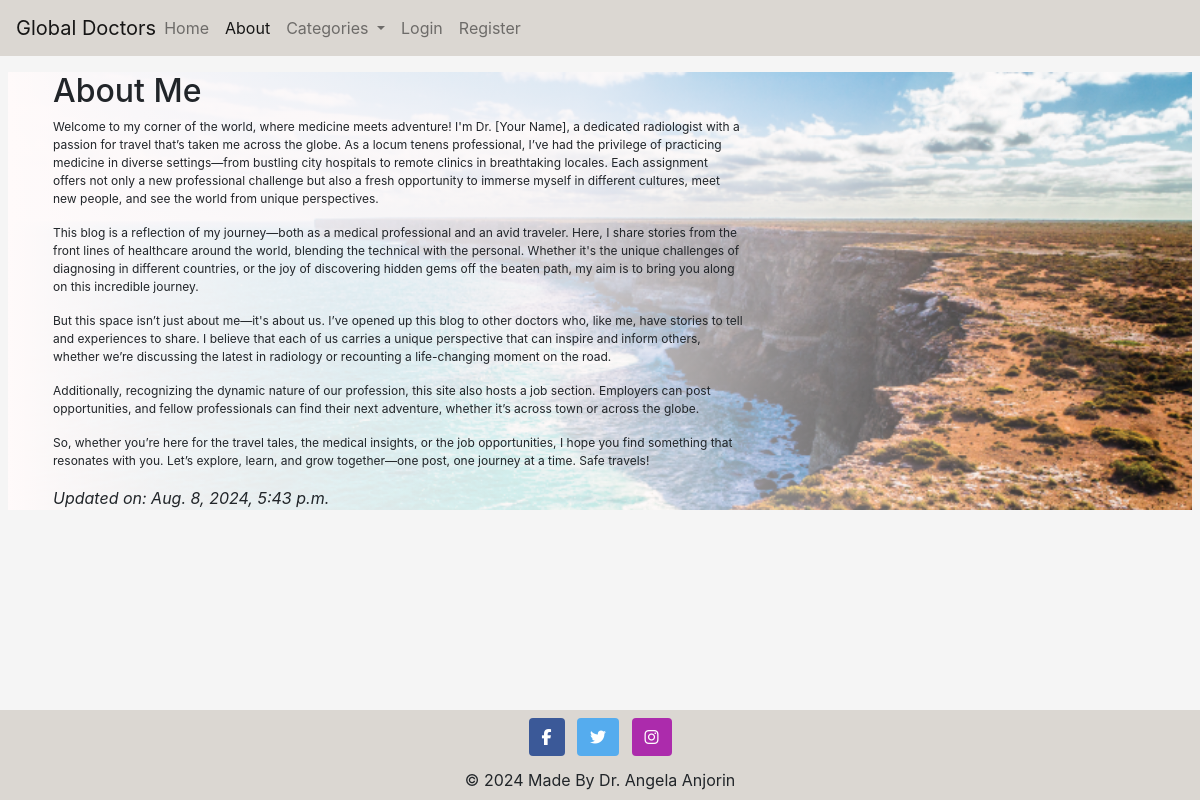
The page /about/ on the database its author committed.
### about/models.py (models this page shows, shortened)
class About(models.Model):
    title = models.CharField(max_length=200)
    updated_on = models.DateTimeField(auto_now=True)
    content = models.TextField()

### about/views.py (the view)
# urls.py: path('', views.about_me, name='about'),
def about_me(request):
    about = About.objects.all().order_by('-updated_on').first()
    return render(
        request,
        "about/about.html",
        {"about": about},
    )

### blog/views.py (called while the page is built)
def category_list(request):
    category_list = Category.objects.exclude(name='other')
    context = {
        "category_list": category_list,
    }
    return context

### about/templates/about/about.html
{% extends 'base.html' %}
{% block content %}
{% load static %}
<div class="bg-image ml-2 mr-2 mt-3" id="bg-pic">
    <div class="container ml-0 img-overlay font-settings">
        <div class="col">
            <div class="col-sm-8 text-black">
                <article class="text-black" style="font-size: 12px">
                    <h2 class="mt-2">{{ about.title }}</h2>
                    {{ about.content | safe }}
                </article>
            </div>
        </div>
        <div class="col">
            <div class="col text-left">
            <p class="text-end"><em>Updated on: {{ about.updated_on }}</em></p>
            </div>
        </div>
    </div>
</div>
{% endblock content %}

### templates/base.html (shortened to what this page needs)
{% load static %}
{% url 'home' as home_url %}
{% url 'about' as about_url %}
{% url 'add_category' as add_category_url %}
{% url 'account_login' as login_url %}
{% url 'account_signup' as signup_url %}
{% url 'account_logout' as logout_url %}
<!DOCTYPE html>
<html lang="en">
<head>
    <link rel="stylesheet" href="https://cdn.jsdelivr.net/npm/bootstrap@4.3.1/dist/css/bootstrap.min.css"
>
    <link rel="stylesheet" href="{% static 'css/style.css' %}">
</head>
<body class="d-flex flex-column min-vh-100">
    <nav class="navbar navbar-expand-md navbar-light fixed-top mb-auto" style="background-color: #dbd7d2;">
        <a class="navbar-brand mr-auto" href="{% url 'home' %}">Global Doctors</a>
        <div class="collapse navbar-collapse" id="navbarNavAltMarkup">
          <ul class="navbar-nav ">
            <li class="nav-item">
              <a class="nav-link {% if request.path == home_url %}active{% endif %}" aria-current="page" href="{% url 'home' %}">Home</a>
            </li>
            <li class="nav-item">
              <a class="nav-link {% if request.path == about_url %}active{% endif %}" aria-current="page" href="{% url 'about' %}">About</a>
            </li>
            <li class="nav-item dropdown">
              <a class="nav-link dropdown-toggle" href="#" id="navbarDropdownMenuLink" role="button" data-bs-toggle="dropdown" aria-expanded="false">
                Categories
              </a>
          </li>
          <ul class="navbar-nav">
            {% if user.is_authenticated %}
            <li class="nav-item">
              <a class="nav-link" href="{% url 'add_post' %}">Add Post</a>
            </li>
            <li class="nav-item">
              <a class="nav-link {% if request.path == logout_url %}active{% endif %}" href="{% url 'account_logout' %}">Logout</a>
            </li>
            {% else %}
            <li class="nav-item">
              <a class="nav-link {% if request.path == login_url %}active{% endif %}" href="{% url 'account_login' %}">Login</a>
            </li>
            <li class="nav-item">
              <a class="nav-link {% if request.path == signup_url %}active{% endif %}" href="{% url 'account_signup' %}">Register</a>
            </li>
            {% endif %}
          </ul>
        </div>
      </nav>
    <main class="flex-shrink-0 main-bg mb-auto mt-3">
      {% if user.is_authenticated %}
      <p class="text-end mt-3">You are logged in as {{ user }}</p>
      {% else %}
      <p class="text-end mt-3">You are not logged in</p>
      {% endif %}
      {% block content %}{% endblock content %}
    </main>
    <footer class="bg-body-tertiary text-center mt-auto" style="background-color: transparent;">
      <div class="container-fluid p-1 mt-1" style="background-color: #dbd7d2;">
        <div class="mb-1">
          <a class="btn text-white btn-floating m-1" style="background-color: #3b5998;" href="https://facebook.com" target="_blank" role="button"><i class="fab fa-facebook-f"></i></a>
          <a class="btn text-white btn-floating m-1" style="background-color: #55acee;" href="https://twitter.com" target="_blank" role="button"><i class="fab fa-twitter"></i></a>
          <a class="btn text-white btn-floating m-1" style="background-color: #ac2bac;" href="https://instagram.com" target="_blank" role="button"><i class="fab fa-instagram"></i></a>
        </div>
        <div class="text-center p-1">
        © 2024 Made By  Dr. Angela Anjorin
        </div>
      </div>
    </footer>
</body>
</html>

### static/css/style.css (style rules this page uses)
body { background-color: whitesmoke; }
#bg-pic { background-color: silver; }
.img-overlay { background-image: linear-gradient(to left, rgba(250,250,250,0), rgba(255,250,250,0.8), rgba(255,250,250,1)); }
@media screen and (min-width: 576px) { #bg-pic { background-image: url(../images/canyonandriver.webp); background-repeat: no-repeat; background-size: cover; margin-bottom: 0; } }

### rows shown on the page
About: title "About Me", content "Welcome to my corner of the world, where medicine meets adventure! I'm Dr. [Your Name], a dedicated radiologist with a passion for travel that’s taken me across the globe. As a locum tenens professional, I’ve had the privilege of practicing medicine in diverse settings—from bustling city hospitals to remote clinics in breathtaking locales. Each assignment offers not only a new professional challenge but also a fresh opportunity to immerse myself in different cultures, meet new people, and see the world from unique perspectives. This blog is a reflection of my journey—both as a medical professional and an avid traveler. Here, I share stories from the front lines of healthcare around the…", updated_on "Aug. 8, 2024, 5:43 p.m."
